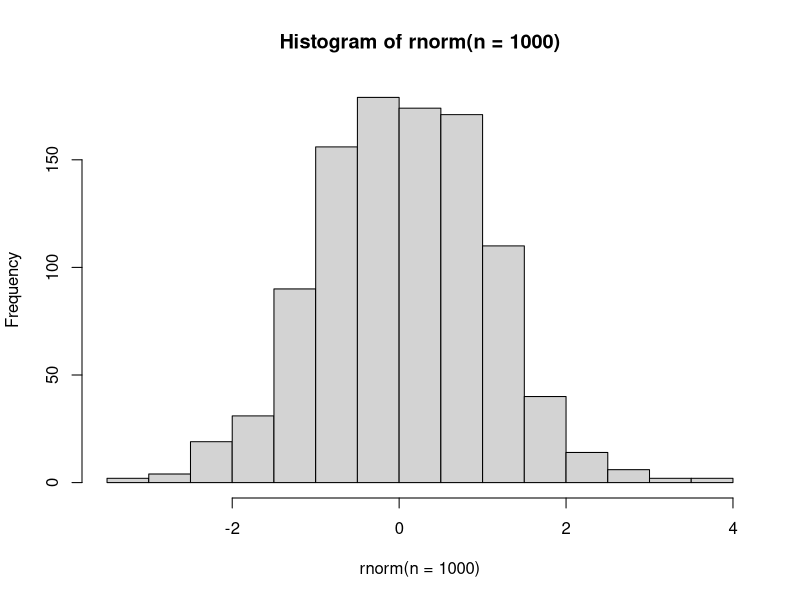
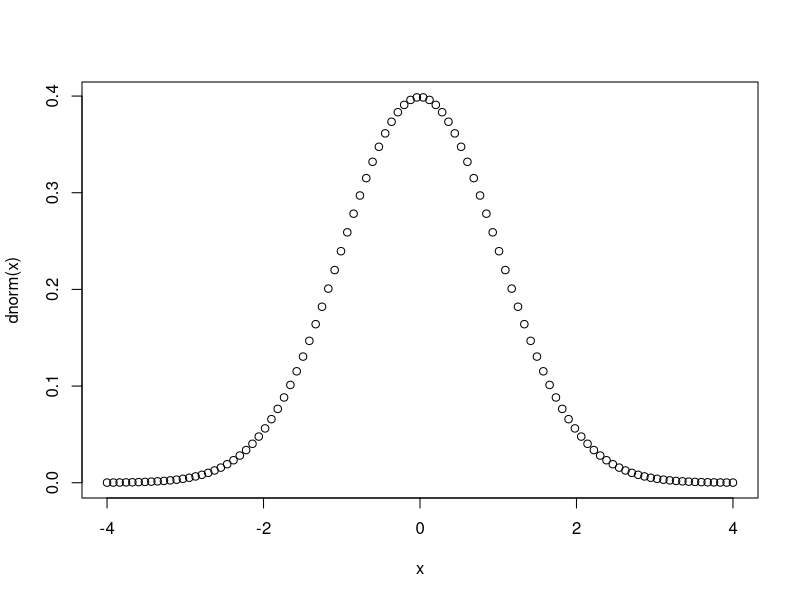
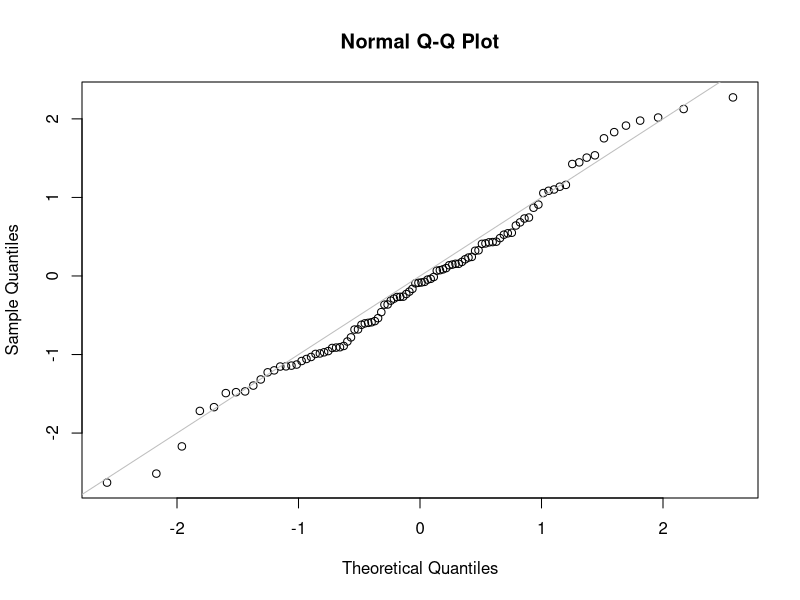

These figures' R source, in order:
## ---- chunk 1
# Simulate this using `rnorm()`
# n: number of observations
# mean: 0 by default
# sd: standard deviation, 1 by default
rnorm(n = 10, mean = 5, sd = 2)
## ---- chunk 2
# Plotting a normal distribution
hist(rnorm(n = 1000))
## ---- chunk 3
# Calculate P(X = r) in a normal distribution
# Using `dnorm()`
# Probability of getting a specific value of range of values in the normal distribution
# x: specific value or range of values
# mean & sd follow the same rules as before

# Example: Probability of drawing 3 (P(X = 3)) from N(0,1)
dnorm(x = 3)

#Example: Probability of drawing -3 to 3 from N(0,1)
sum(dnorm(-3:3))
## ---- chunk 4
# Density Graph
x <- seq(from=-4,to=4,len=100)
plot(x,dnorm(x))
## ---- chunk 5
# Calculate P(X <= r) in a normal distribution
# Using `pnorm()`
# q: specific value (r) or range of values
# mean & sd follow the same rules as before
# lower.tail: if TRUE (default) -> P(X <= r), if FALSE -> P(X > r)

# Example: Probability of drawing 3 or less (P X <= 3) from N(0,1)
pnorm(3)

# Example: Probability of drawing -3 or more (P X > -3) from N(0,1)
pnorm(-3, lower.tail = FALSE)
## ---- chunk 6
# To get r given P(X <= r)
# Using `qnorm()`
# p: probability of P(X <= r)
# mean, sd & lower.tail follow the same rules as before

# Example: In N(0,1) there is a 5% chance of exceeding x. Find x?
# 0.05 chance of exceeding x, means 0.95 chance of getting x or less
qnorm(p = 0.95) # = 1.644854

# Verify result
pnorm(q = 1.644854) # 0.95
## ---- chunk 7
# A QQ-plot is used to visually determine how close a sample is to a specified distribution

# Example:
norm_samp <- rnorm(n = 100)
qqnorm(y = norm_samp)
abline(a=0, b=1, col='grey')
